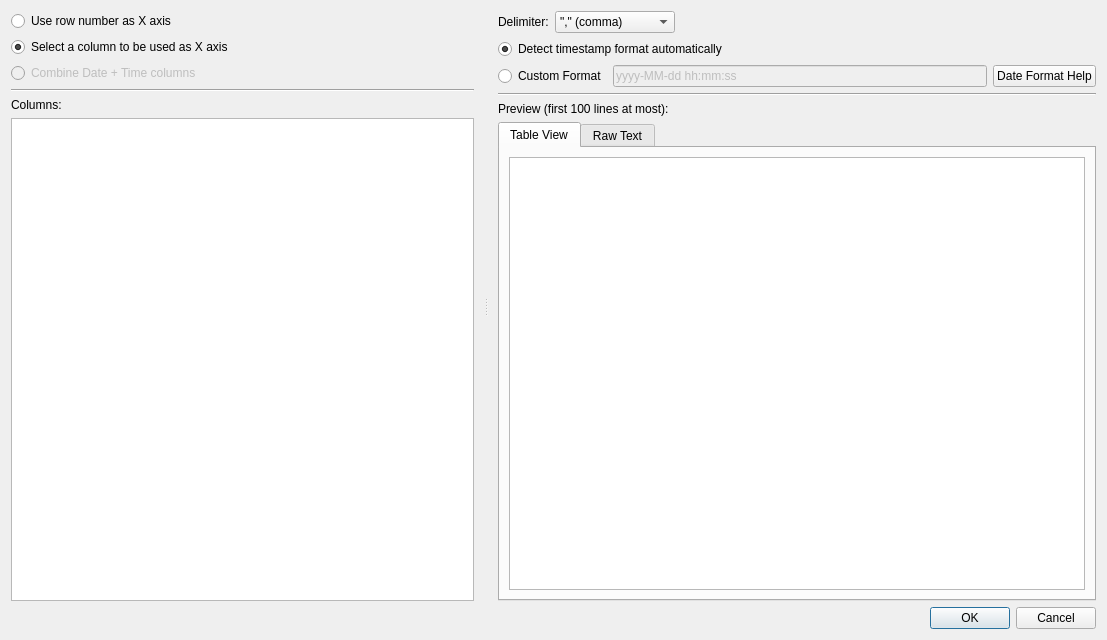
<?xml version="1.0" encoding="UTF-8"?>
<ui version="4.0">
 <class>DialogCSV</class>
 <widget class="QDialog" name="DialogCSV">
  <property name="geometry">
   <rect>
    <x>0</x>
    <y>0</y>
    <width>1107</width>
    <height>640</height>
   </rect>
  </property>
  <property name="windowTitle">
   <string>CSV Loader</string>
  </property>
  <layout class="QVBoxLayout" name="verticalLayout_3">
   <item>
    <widget class="QSplitter" name="splitter">
     <property name="orientation">
      <enum>Qt::Horizontal</enum>
     </property>
     <widget class="QWidget" name="layoutWidget">
      <layout class="QVBoxLayout" name="verticalLayout">
       <property name="rightMargin">
        <number>10</number>
       </property>
       <item>
        <widget class="QRadioButton" name="radioButtonIndex">
         <property name="text">
          <string>Use row number as X axis</string>
         </property>
        </widget>
       </item>
       <item>
        <widget class="QRadioButton" name="radioButtonSelect">
         <property name="text">
          <string>Select a column to be used as X axis</string>
         </property>
         <property name="checked">
          <bool>true</bool>
         </property>
        </widget>
       </item>
       <item>
        <widget class="QRadioButton" name="radioButtonDateTimeColumns">
         <property name="enabled">
          <bool>false</bool>
         </property>
         <property name="text">
          <string>Combine Date + Time columns</string>
         </property>
        </widget>
       </item>
       <item>
        <widget class="Line" name="line">
         <property name="orientation">
          <enum>Qt::Horizontal</enum>
         </property>
        </widget>
       </item>
       <item>
        <widget class="QLabel" name="label_3">
         <property name="text">
          <string>Columns:</string>
         </property>
        </widget>
       </item>
       <item>
        <widget class="QListWidget" name="listWidgetSeries"/>
       </item>
      </layout>
     </widget>
     <widget class="QWidget" name="layoutWidget_2">
      <layout class="QVBoxLayout" name="verticalLayout_2">
       <property name="leftMargin">
        <number>10</number>
       </property>
       <item>
        <layout class="QHBoxLayout" name="horizontalLayout">
         <item>
          <widget class="QLabel" name="label">
           <property name="text">
            <string>Delimiter:</string>
           </property>
          </widget>
         </item>
         <item>
          <widget class="QComboBox" name="comboBox">
           <property name="minimumSize">
            <size>
             <width>120</width>
             <height>0</height>
            </size>
           </property>
           <item>
            <property name="text">
             <string>&quot;,&quot; (comma)</string>
            </property>
           </item>
           <item>
            <property name="text">
             <string>&quot;;&quot; (semicolon)</string>
            </property>
           </item>
           <item>
            <property name="text">
             <string>&quot; &quot; (space)</string>
            </property>
           </item>
           <item>
            <property name="text">
             <string>&quot;\t&quot; (tab)</string>
            </property>
           </item>
          </widget>
         </item>
         <item>
          <spacer name="horizontalSpacer">
           <property name="orientation">
            <enum>Qt::Horizontal</enum>
           </property>
           <property name="sizeHint" stdset="0">
            <size>
             <width>40</width>
             <height>20</height>
            </size>
           </property>
          </spacer>
         </item>
        </layout>
       </item>
       <item>
        <widget class="QRadioButton" name="radioAutoTime">
         <property name="text">
          <string>Detect timestamp format automatically</string>
         </property>
         <property name="checked">
          <bool>true</bool>
         </property>
        </widget>
       </item>
       <item>
        <layout class="QHBoxLayout" name="horizontalLayout_2">
         <property name="topMargin">
          <number>0</number>
         </property>
         <item>
          <widget class="QRadioButton" name="radioCustomTime">
           <property name="text">
            <string>Custom Format</string>
           </property>
          </widget>
         </item>
         <item>
          <widget class="QLineEdit" name="lineEditDateFormat">
           <property name="enabled">
            <bool>false</bool>
           </property>
           <property name="text">
            <string>yyyy-MM-dd hh:mm:ss</string>
           </property>
           <property name="placeholderText">
            <string>yyyy-MM-dd hh:mm:ss</string>
           </property>
          </widget>
         </item>
         <item>
          <widget class="QPushButton" name="dateTimeHelpButton">
           <property name="maximumSize">
            <size>
             <width>16777215</width>
             <height>16777215</height>
            </size>
           </property>
           <property name="text">
            <string>Date Format Help</string>
           </property>
          </widget>
         </item>
        </layout>
       </item>
       <item>
        <widget class="Line" name="line_2">
         <property name="orientation">
          <enum>Qt::Horizontal</enum>
         </property>
        </widget>
       </item>
       <item>
        <widget class="QLabel" name="label_2">
         <property name="text">
          <string>Preview (first 100 lines at most):</string>
         </property>
        </widget>
       </item>
       <item>
        <widget class="QTabWidget" name="tabWidget">
         <property name="currentIndex">
          <number>0</number>
         </property>
         <widget class="QWidget" name="tab_4">
          <attribute name="title">
           <string>Table View</string>
          </attribute>
          <layout class="QVBoxLayout" name="verticalLayout_7">
           <item>
            <widget class="QTableView" name="tableView">
             <property name="sizePolicy">
              <sizepolicy hsizetype="Expanding" vsizetype="Expanding">
               <horstretch>1</horstretch>
               <verstretch>1</verstretch>
              </sizepolicy>
             </property>
             <property name="layoutDirection">
              <enum>Qt::LeftToRight</enum>
             </property>
             <property name="editTriggers">
              <set>QAbstractItemView::NoEditTriggers</set>
             </property>
             <property name="showDropIndicator" stdset="0">
              <bool>false</bool>
             </property>
             <property name="dragDropOverwriteMode">
              <bool>false</bool>
             </property>
             <property name="wordWrap">
              <bool>true</bool>
             </property>
             <attribute name="verticalHeaderStretchLastSection">
              <bool>false</bool>
             </attribute>
            </widget>
           </item>
          </layout>
         </widget>
         <widget class="QWidget" name="tab_3">
          <attribute name="title">
           <string>Raw Text</string>
          </attribute>
          <layout class="QVBoxLayout" name="verticalLayout_9">
           <item>
            <widget class="QCodeEditor" name="rawText">
             <property name="sizePolicy">
              <sizepolicy hsizetype="Preferred" vsizetype="Preferred">
               <horstretch>1</horstretch>
               <verstretch>1</verstretch>
              </sizepolicy>
             </property>
             <property name="lineWrapMode">
              <enum>QTextEdit::NoWrap</enum>
             </property>
             <property name="readOnly">
              <bool>true</bool>
             </property>
            </widget>
           </item>
          </layout>
         </widget>
        </widget>
       </item>
      </layout>
     </widget>
    </widget>
   </item>
   <item>
    <widget class="QDialogButtonBox" name="buttonBox">
     <property name="enabled">
      <bool>true</bool>
     </property>
     <property name="orientation">
      <enum>Qt::Horizontal</enum>
     </property>
     <property name="standardButtons">
      <set>QDialogButtonBox::Cancel|QDialogButtonBox::Ok</set>
     </property>
    </widget>
   </item>
  </layout>
 </widget>
 <customwidgets>
  <customwidget>
   <class>QCodeEditor</class>
   <extends>QTextEdit</extends>
   <header location="global">QCodeEditor</header>
  </customwidget>
 </customwidgets>
 <resources/>
 <connections>
  <connection>
   <sender>buttonBox</sender>
   <signal>accepted()</signal>
   <receiver>DialogCSV</receiver>
   <slot>accept()</slot>
   <hints>
    <hint type="sourcelabel">
     <x>248</x>
     <y>254</y>
    </hint>
    <hint type="destinationlabel">
     <x>157</x>
     <y>274</y>
    </hint>
   </hints>
  </connection>
  <connection>
   <sender>buttonBox</sender>
   <signal>rejected()</signal>
   <receiver>DialogCSV</receiver>
   <slot>reject()</slot>
   <hints>
    <hint type="sourcelabel">
     <x>316</x>
     <y>260</y>
    </hint>
    <hint type="destinationlabel">
     <x>286</x>
     <y>274</y>
    </hint>
   </hints>
  </connection>
 </connections>
</ui>
